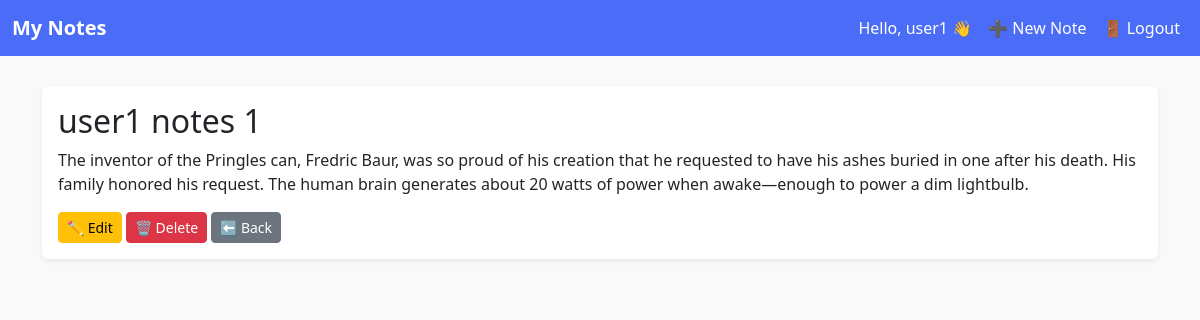
Screenshot of /note/2/ (signed in) with the database file from the repository.
### notes/models.py (models this page shows, shortened)
class Note(models.Model):
    title = models.CharField(max_length=200)
    content = models.TextField()
    owner = models.ForeignKey(User, on_delete=models.CASCADE, related_name="notes")

### notes/views.py (the view)
# urls.py: path('note/<int:pk>/', NoteDetailView.as_view(), name='note-detail'),
class NoteDetailView(LoginRequiredMixin, UserPassesTestMixin, DetailView):
    model = Note
    template_name = "notes/note_detail.html"
    def test_func(self):
        note = self.get_object()
        return self.request.user == note.owner or self.request.user.is_superuser

### templates/notes/note_detail.html
{% extends "notes/base.html" %}
{% block content %}
<div class="card shadow-sm border-0">
  <div class="card-body">
    <h2 class="card-title">{{ object.title }}</h2>
    <p class="card-text">{{ object.content }}</p>
    <a href="{% url 'note-update' object.pk %}" class="btn btn-warning btn-sm">✏️ Edit</a>
    <a href="{% url 'note-delete' object.pk %}" class="btn btn-danger btn-sm">🗑 Delete</a>
    <a href="{% url 'note-list' %}" class="btn btn-secondary btn-sm">⬅️ Back</a>
  </div>
</div>
{% endblock %}

### templates/notes/base.html (shortened to what this page needs)
{% load static %}
<!DOCTYPE html>
<html lang="en">
  <head>
    <link
      href="https://cdn.jsdelivr.net/npm/bootstrap@5.3.3/dist/css/bootstrap.min.css"
      rel="stylesheet"
    />
  </head>
  <body>
    <nav class="navbar navbar-expand-lg">
      <div class="container-fluid">
        <a class="navbar-brand fw-bold" href="{% url 'note-list' %}"
          >My Notes</a
        >
        <div class="collapse navbar-collapse">
          <ul class="navbar-nav ms-auto">
            {% if user.is_authenticated %}
            <li class="nav-item">
              <span class="nav-link text-white"
                >Hello, {{ user.username }} 👋</span
              >
            </li>
            <li class="nav-item">
              <a class="nav-link " href="{% url 'note-create' %}">➕ New Note</a>
            </li>
            <li class="nav-item">
              <form method="post" action="{% url 'logout' %}" class="d-inline">
                <button type="submit" class="btn btn-link nav-link">
                  🚪 Logout
                </button>
              </form>
            </li>
            {% endif %}
          </ul>
        </div>
      </div>
    </nav>
    <div class="container">{% block content %}{% endblock %}</div>
  </body>
</html>

### templates/notes/base.html (style rules this page uses)
body { background-color: #f9f9f9; }
.navbar { background-color: #4a6cf7; }
.navbar-brand, .nav-link { color: white !important; }
.container { margin-top: 30px; }

### rows the page displays
Note: title "user1 notes 1", content "The inventor of the Pringles can, Fredric Baur, was so proud of his creation that he requested to have his ashes buried in one after his death. His family honored his request. The human brain generates about 20 watts of power when awake—enough to power a dim lightbulb."

### other values shown
{{ user.username }} "user1"
